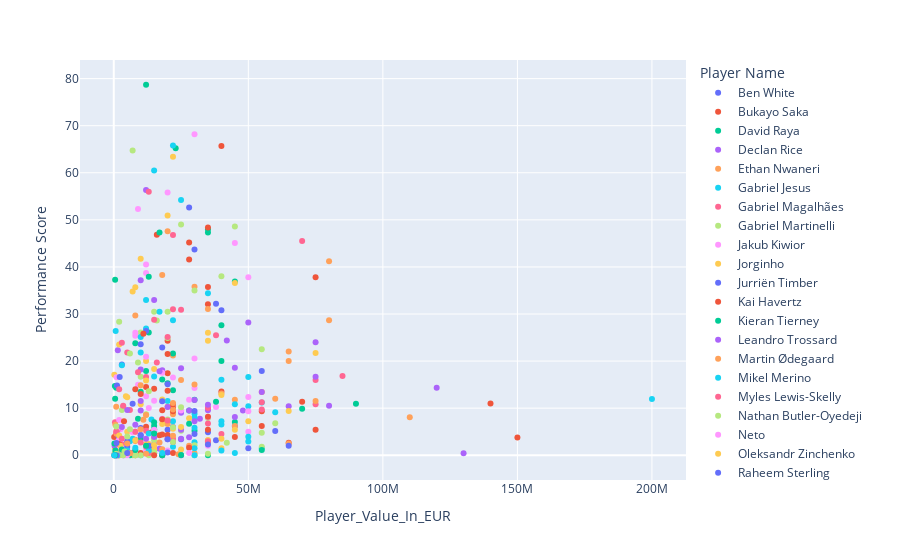

The code cell stored with this chart in its notebook:
### Code cell
fig = px.scatter(epl_final_merged_df, x='Player_Value_In_EUR', y = 'Performance Score', color='Player Name')
fig.show()
